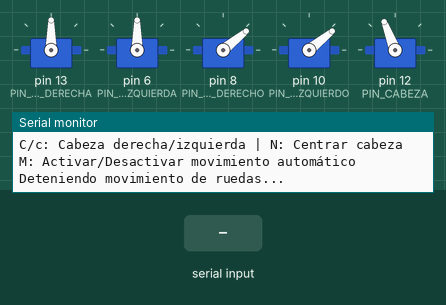
Simulated run of this sketch. Board: Arduino Uno, built with avr-gcc and run on an emulated ATmega328P. On the bench: 5 × servo, the last lines printed to the serial monitor. The inputs (shaded band) are chosen by the test bench. The modem accepts every AT command (registered, SIM ready, sends succeed) and sends nothing else.

Above: at 1.6 s.
1.7 s: "U\n" received over the second serial link
At 1.87 s:
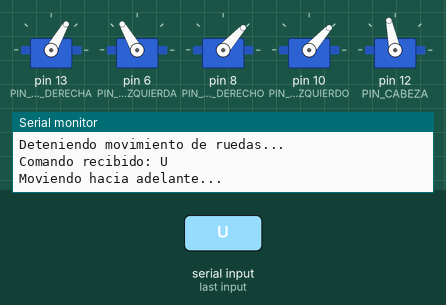
4.7 s: "D\n" received over the second serial link
At 5.05 s:
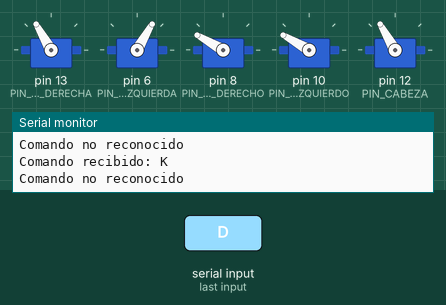
7.7 s: "S\n" received over the second serial link
At 7.86 s:
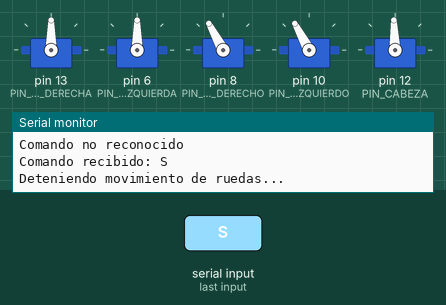
10.7 s: "R\n" received over the second serial link
At 10.92 s:
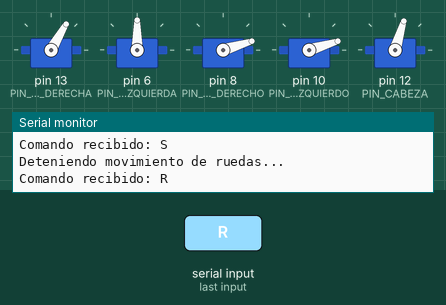
13.7 s: "r\n" received over the second serial link
At 13.95 s:
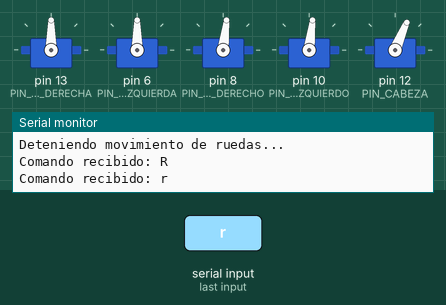
16.7 s: "L\n" received over the second serial link
At 16.98 s:
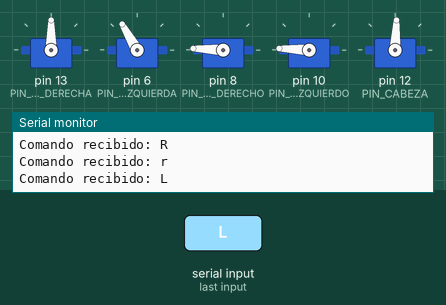
Timing chart, 0 to 22.5 s (numbered marks = the images above; inputs shaded):
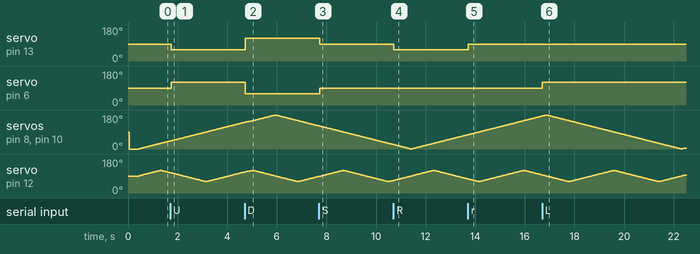

Measured:
- after the input at 1.7 s, servo on pin 13 (PIN_RUEDA_DERECHA): 90° → 60° at once; servo on pin 6 (PIN_RUEDA_IZQUIERDA): 90° → 120° at once
- after the input at 4.7 s, servo on pin 13 (PIN_RUEDA_DERECHA): 60° → 120° at once; servo on pin 6 (PIN_RUEDA_IZQUIERDA): 120° → 60° at once
- after the input at 7.7 s, servo on pin 13 (PIN_RUEDA_DERECHA): 120° → 90° at once; servo on pin 6 (PIN_RUEDA_IZQUIERDA): 60° → 90° at once
- after the input at 10.7 s, servo on pin 13 (PIN_RUEDA_DERECHA): 90° → 60° at once
- after the input at 13.7 s, servo on pin 13 (PIN_RUEDA_DERECHA): 60° → 90° at once
- after the input at 16.7 s, servo on pin 6 (PIN_RUEDA_IZQUIERDA): 90° → 120° at once

The sketch:

Otto_HC-06.ino
```cpp
#include <Servo.h>
#include <SoftwareSerial.h>

// === Configuración del módulo Bluetooth HC-06 ===
#define BT_RX_PIN 9   // Pin 9 del Arduino -> TX del HC-06
#define BT_TX_PIN 11  // Pin 11 del Arduino -> RX del HC-06
SoftwareSerial myBT(BT_RX_PIN, BT_TX_PIN); // RX, TX

// --- Definiciones de Pines ---
#define PIN_RUEDA_DERECHA     13
#define PIN_RUEDA_IZQUIERDA   6
#define PIN_BRAZO_DERECHO     8
#define PIN_BRAZO_IZQUIERDO   10
#define PIN_CABEZA            12

// --- Objetos Servo ---
Servo servoRuedaDerecha;
Servo servoRuedaIzquierda;
Servo servoBrazoDerecho;
Servo servoBrazoIzquierdo;
Servo servoCabeza;

// --- Variables para movimiento continuo de brazos ---
static int anguloBrazos = 0;          // Ángulo inicial de los brazos (0 = abajo)
static int direccionBrazos = 1;       // 1 para subir, -1 para bajar
const int VELOCIDAD_BRAZOS_INCREMENTO = 1;
const int BRAZO_ANGULO_MIN = 0;
const int BRAZO_ANGULO_MAX = 180;

// --- Variables para movimiento continuo de cabeza ---
static int anguloCabeza = 90;         // Centro
static int direccionCabeza = 1;       // 1 para derecha, -1 para izquierda
const int CABEZA_ANGULO_MIN = 60;
const int CABEZA_ANGULO_MAX = 120;
const int MOVIMIENTO_CONTINUO_DELAY = 30;

// --- Variable para controlar el movimiento automático ---
boolean movimientoAutomatico = true;

void setup() {
  // Iniciar comunicación Serial para depuración
  Serial.begin(9600);
  Serial.println("Monitor serial iniciado");

  // Iniciar comunicación Bluetooth HC-06
  myBT.begin(9600); // Velocidad por defecto del HC-06
  Serial.println("Bluetooth HC-06 iniciado. Conecte su dispositivo.");

  // --- Adjuntar servos a sus pines ---
  servoRuedaDerecha.attach(PIN_RUEDA_DERECHA);
  servoRuedaIzquierda.attach(PIN_RUEDA_IZQUIERDA);
  servoBrazoDerecho.attach(PIN_BRAZO_DERECHO);
  servoBrazoIzquierdo.attach(PIN_BRAZO_IZQUIERDO);
  servoCabeza.attach(PIN_CABEZA);

  // --- Posiciones iniciales ---
  StopMovement();
  servoBrazoDerecho.write(anguloBrazos);
  servoBrazoIzquierdo.write(anguloBrazos);
  servoCabeza.write(anguloCabeza);

  Serial.println("Robot listo.");
  Serial.println("Comandos disponibles:");
  Serial.println("U: Adelante | D: Atrás | S: Detener");
  Serial.println("R/r: Rueda Derecha Adelante/Detener | L/l: Rueda Izquierda Adelante/Detener");
  Serial.println("W/w: Brazo Derecho Subir/Bajar | A/a: Brazo Izquierdo Subir/Bajar");
  Serial.println("C/c: Cabeza derecha/izquierda | N: Centrar cabeza");
  Serial.println("M: Activar/Desactivar movimiento automático");

  // No movemos inicialmente
  StopMovement();
}

void loop() {
  handleBluetoothCommands(); // Procesar comandos Bluetooth

  // Solo realizar movimientos automáticos si está activado
  if (movimientoAutomatico) {
    moverCabezaContinuo();     // Movimiento automático de cabeza
    moverBrazosContinuo();     // Movimiento automático de brazos
  }

  delay(MOVIMIENTO_CONTINUO_DELAY);
}

void handleBluetoothCommands() {
  if (myBT.available() > 0) {
    char receivedData = myBT.read();

    // Descartar carácteres no imprimibles como \n o \r
    if (receivedData == '\n' || receivedData == '\r') {
      return;
    }

    // Mostrar comando recibido por Bluetooth
    Serial.print("Comando recibido: ");
    Serial.println(receivedData);

    // Confirmación de comando recibido vía Bluetooth
    myBT.print("OK: ");
    myBT.println(receivedData);

    switch (receivedData) {
      case 'U': // Adelante
        NinjaRollForward();
        break;
      case 'D': // Atrás
        NinjaRollBackward();
        break;
      case 'S': // Detener todas las ruedas
        StopMovement();
        break;

      // --- Rueda derecha ---
      case 'R': // Adelante
        servoRuedaDerecha.write(60);
        break;
      case 'r': // Detener
        servoRuedaDerecha.write(90);
        break;

      // --- Rueda izquierda ---
      case 'L': // Adelante
        servoRuedaIzquierda.write(120);
        break;
      case 'l': // Detener
        servoRuedaIzquierda.write(90);
        break;

      // --- Brazo derecho ---
      case 'W': // Subir
        anguloBrazos = min(BRAZO_ANGULO_MAX, anguloBrazos + 10);
        servoBrazoDerecho.write(anguloBrazos);
        break;
      case 'w': // Bajar
        anguloBrazos = max(BRAZO_ANGULO_MIN, anguloBrazos - 10);
        servoBrazoDerecho.write(anguloBrazos);
        break;

      // --- Brazo izquierdo ---
      case 'A': // Subir
        anguloBrazos = min(BRAZO_ANGULO_MAX, anguloBrazos + 10);
        servoBrazoIzquierdo.write(anguloBrazos);
        break;
      case 'a': // Bajar
        anguloBrazos = max(BRAZO_ANGULO_MIN, anguloBrazos - 10);
        servoBrazoIzquierdo.write(anguloBrazos);
        break;

      // --- Cabeza ---
      case 'C': // Girar cabeza a la derecha
        anguloCabeza = min(CABEZA_ANGULO_MAX, anguloCabeza + 10);
        servoCabeza.write(anguloCabeza);
        break;
      case 'c': // Girar cabeza a la izquierda
        anguloCabeza = max(CABEZA_ANGULO_MIN, anguloCabeza - 10);
        servoCabeza.write(anguloCabeza);
        break;
      case 'N': // Centrar cabeza
        anguloCabeza = 90;
        servoCabeza.write(anguloCabeza);
        break;

      // --- Control de movimiento automático ---
      case 'M': // Alternar movimiento automático
        movimientoAutomatico = !movimientoAutomatico;
        Serial.print("Movimiento automático: ");
        Serial.println(movimientoAutomatico ? "Activado" : "Desactivado");
        myBT.print("Movimiento automático: ");
        myBT.println(movimientoAutomatico ? "Activado" : "Desactivado");
        break;

      default:
        Serial.println("Comando no reconocido");
        myBT.println("Comando no reconocido");
        break;
    }
  }
}

// --- Funciones de movimiento general ---
void NinjaRollForward() {
  Serial.println("Moviendo hacia adelante...");
  myBT.println("Adelante");
  servoRuedaDerecha.write(60);    // Rueda derecha hacia adelante
  servoRuedaIzquierda.write(120); // Rueda izquierda hacia adelante
}

void NinjaRollBackward() {
  Serial.println("Moviendo hacia atrás...");
  myBT.println("Atrás");
  servoRuedaDerecha.write(120);   // Rueda derecha hacia atrás
  servoRuedaIzquierda.write(60);  // Rueda izquierda hacia atrás
}

void StopMovement() {
  Serial.println("Deteniendo movimiento de ruedas...");
  myBT.println("Detenido");
  servoRuedaDerecha.write(90);    // Detener rueda derecha
  servoRuedaIzquierda.write(90);  // Detener rueda izquierda
}

// --- Movimiento continuo de cabeza ---
void moverCabezaContinuo() {
  anguloCabeza += direccionCabeza;

  if (anguloCabeza <= CABEZA_ANGULO_MIN) {
    anguloCabeza = CABEZA_ANGULO_MIN;
    direccionCabeza = 1;
  } else if (anguloCabeza >= CABEZA_ANGULO_MAX) {
    anguloCabeza = CABEZA_ANGULO_MAX;
    direccionCabeza = -1;
  }

  servoCabeza.write(anguloCabeza);
}

// --- Movimiento continuo de brazos ---
void moverBrazosContinuo() {
  anguloBrazos += direccionBrazos * VELOCIDAD_BRAZOS_INCREMENTO;

  if (anguloBrazos >= BRAZO_ANGULO_MAX) {
    anguloBrazos = BRAZO_ANGULO_MAX;
    direccionBrazos = -1;
  } else if (anguloBrazos <= BRAZO_ANGULO_MIN) {
    anguloBrazos = BRAZO_ANGULO_MIN;
    direccionBrazos = 1;
  }

  servoBrazoDerecho.write(anguloBrazos);
  servoBrazoIzquierdo.write(anguloBrazos); // Movimiento simétrico
}
```
